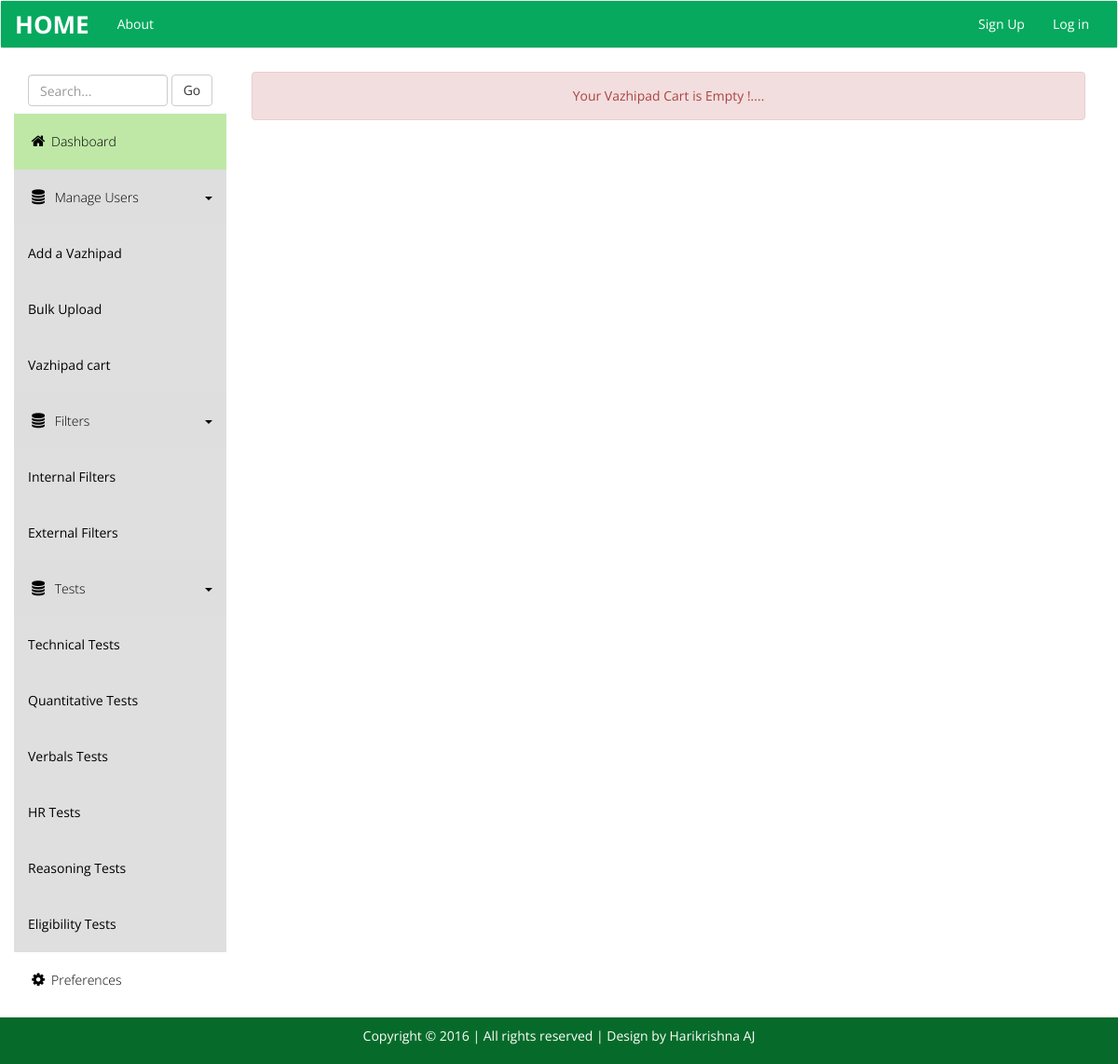
Page /register/list/ on the earlier database version.
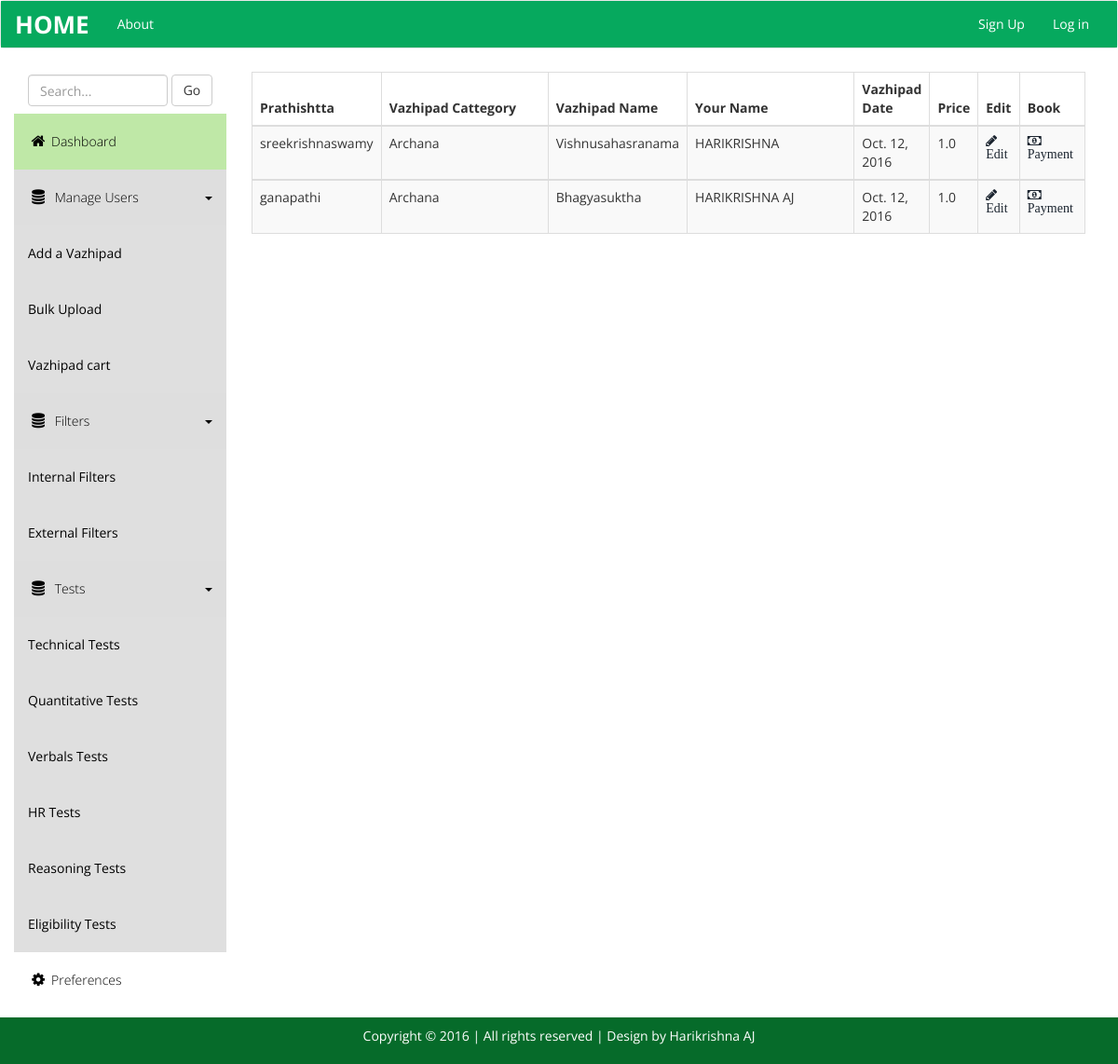
Same page on the later database version.
### registration/models.py (models this page shows)
class Student(models.Model):
    aums_id = models.CharField(_('Prathishtta'),  max_length=32, choices=Prathishtta, blank=False, unique=True,primary_key=True)
    name = models.CharField(_('Vazhipad cattegory'), max_length=32, choices=Vazhipad_cattegory,blank=True, null=True)
    curr_course = models.CharField(_('Vazhipad'), max_length=32,choices= Archana ,blank=True, null=True,
                                  validators=[RegexValidator(regex='^[A-Za-z]*$')])
    branch = models.CharField(_('Your Name'), max_length=32, blank=True, null=True)
    tenth_mark = models.DateField(_('Vazhipad Date'), null=True)
    twelth_mark = models.FloatField( _('Price'), blank=True, null=True)
    Objects = StudentManager()

### registration/views.py (the view)
class StudentListView(LoginRequiredMixin,ListView):
    template_name = 'register/cirstaff/list.html'
    def get_queryset(self):
        return Student.Objects.all()

### registration/templates/register/cirstaff/list.html
{% extends "static/base_dash.html" %}
{% load staticfiles %}
{% block body %}
<div class="container">
    <div class="templatemo-content-wrapper">
        <div class="templatemo-content">
  <div class="row">
      <div class="table-responsive">
          <table class="table table-bordered table-striped table-hover d">
              {% if object_list %}
              <thead>
                  <tr>
                        <th>Prathishtta</th>
                        <th style="width:180px">Vazhipad Cattegory</th>
                        <th>Vazhipad Name</th>
                        <th style="width:180px">Your Name</th>
                       <th>Vazhipad Date</th>
                        <th>Price</th>
                        <th>Edit</th>
                        <th>Book</th>
                  </tr>
              </thead>
              <tbody>
              {% for student in object_list %}
              <tr>
                    <td> {{ student.aums_id }} </td>
                    <td> {{ student.name }} </td>
                    <td> {{ student.curr_course }} </td>
                    <td> {{ student.branch }} </td>
                    <td> {{ student.tenth_mark }} </td>
                    <td> {{ student.twelth_mark }} </td>
                    <td><a href="{% url 'student_profile_update' student.aums_id %}"  ><i class="fa fa-pencil fa-pull-left"> Edit</i></a></td>
                    <td><a href="{% url 'student_profile_update' student.aums_id %}"  ><i class="fa fa-money fa-pull-left"> Payment</i></a></td>
              </tr>
              </tbody>
              {% endfor %}
              {% else %}
              <div class="alert alert-danger" style="text-align: center">
								 Your Vazhipad Cart is Empty !....
						 	</div>
              {% endif%}
          </table>
      </div>
  </div>
</div>
    </div>
    </div>
{% endblock body %}

### registration/templates/static/base_dash.html (shortened to what this page needs)
{% load staticfiles %}
<!DOCTYPE html>
<head>
  <link rel="stylesheet" href="{% static 'css/templatemo_main.css' %}">
  <link href="{% static 'css/bootstrap.css' %}" rel='stylesheet' type='text/css' />
</head>
<body>
<div class="page-wrap">
{% block navbar %}
	{% include 'static/navbar_top.html' %}
{% endblock navbar %}
<div class="template-page-wrapper">
      <div class="navbar-collapse collapse templatemo-sidebar">
        <ul class="templatemo-sidebar-menu">
          <li>
            <form class="navbar-form">
              <input type="text" class="form-control" id="templatemo_search_box" placeholder="Search...">
              <span class="btn btn-default">Go</span>
            </form>
          </li>
          <li class="active"><a href="{% url 'manage_students' %}"><i class="fa fa-home"></i>Dashboard</a></li>
          <li class="sub open">
            <a href="javascript:;">
              <i class="fa fa-database"></i> Manage Users <div class="pull-right"><span class="caret"></span></div>
            </a>
            <ul class="templatemo-submenu">
              <li><a href="{% url 'register_student' %}">Add a Vazhipad</a></li>
              <li><a href="{% url 'register_student_bulk' %}">Bulk Upload</a></li>
              <li><a href="{% url 'list' %}">Vazhipad cart</a></li>
            </ul>
          </li>
          <li class="sub open">
              <a href="javascript:;">
              <i class="fa fa-database"></i> Filters <div class="pull-right"><span class="caret"></span></div>
            </a>
            <ul class="templatemo-submenu">
              <li><a href="{% url 'register_student' %}">Internal Filters</a></li>
              <li><a href="{% url 'filter_external' %}">External Filters</a></li>
            </ul>
          </li>
          <li class="sub open">
              <a href="javascript:;">
              <i class="fa fa-database"></i> Tests <div class="pull-right"><span class="caret"></span></div>
            </a>
            <ul class="templatemo-submenu">
              <li><a href="{% url 'technical_test' %}">Technical Tests</a></li>
              <li><a href="{% url 'filter_external' %}">Quantitative Tests</a></li>
              <li><a href="{% url 'filter_external' %}">Verbals Tests</a></li>
              <li><a href="{% url 'filter_external' %}">HR Tests</a></li>
              <li><a href="{% url 'filter_external' %}">Reasoning Tests</a></li>
              <li><a href="{% url 'filter_external' %}">Eligibility Tests</a></li>
            </ul>
          </li>
          <li><a href="{% url 'preferences' %}"><i class="fa fa-cog"></i>Preferences</a></li>
          <li><a href="{% url 'logout' %}">Sign Out</a></li>
        </ul>
      </div>
    </div>
{% block body %}
{% endblock body %}
</div>
{% include 'static/fixed_footer.html' %}
</body>
</html>

### registration/templates/static/navbar_top.html (shortened to what this page needs)
{% load staticfiles %}
<nav class="navbar navbar-default " >
  <div class="container-fluid" style="background-color:	#06a95e;" >
    <div class="navbar-header">
      <a class="navbar-brand" href="/"><b>HOME</b></a>
    </div>
    <div class="collapse navbar-collapse" id="bs-example-navbar-collapse-1">
      <ul class="nav navbar-nav">
		  <li><a href="{% url 'about' %}">About</a></li>
      </ul>
      {% if user.is_anonymous %}
      <ul class="nav navbar-nav navbar-right">
        <li><a href="{% url 'register_user' %}">Sign Up</a></li>
		  <li><a href="{% url 'login' %}">Log in</a></li>
      </ul>
      {% endif %}
    </div>
  </div>
</nav>

### registration/templates/static/fixed_footer.html
<footer class="site-footer" style="background-color:#066b2a; position: fixed; width:100%; bottom:0;">
  <div class="container">
      <p>Copyright © 2016 | All rights reserved | Design by <a href="http://www.thinkfoss.com">Harikrishna AJ</a></p>
  </div>
</footer>

### media/css/templatemo_main.css (style rules this page uses)
* { font-family: 'Open Sans', sans-serif; }
body { background-color: rgb(235,235,235); }
.templatemo-content-wrapper { float: left; width: 100%; }
.templatemo-content { margin-left: 235px; margin-top: 0px; min-height: 600px; padding: 25px 20px 0 20px; background-color: white; overflow-x: hidden; }
#templatemo_search_box { width: 150px; display: inline-block; }
.navbar { margin-bottom: 0; border-radius: 0; }
.navbar-header { color: rgb(127,127,127); }
.templatemo-sidebar { padding: 0; margin-top: 20px; }
.templatemo-sidebar .templatemo-sidebar-menu { list-style: none; margin: 0; padding: 0; }
.templatemo-sidebar .templatemo-sidebar-menu > li { display: block; margin: 0; padding: 0; border: 0px; }
.templatemo-sidebar .templatemo-sidebar-menu > li > a { display: block; position: relative; margin: 0; border: 0px; padding: 20px 15px; text-decoration: none; font-size: 14px; font-weight: 300; }
.templatemo-sidebar-menu a { color: black; }
.templatemo-sidebar-menu li.sub .templatemo-submenu { display: none; }
.templatemo-sidebar-menu li.sub.open .templatemo-submenu { display: block; }
.templatemo-submenu { padding-left: 0; }
.templatemo-submenu li { list-style: none; background-color: #DFDFDF; }
.templatemo-submenu li a { display: block; padding: 20px 15px; margin: 0; }
.templatemo-sidebar-menu > li.sub.open > a { background-color: rgba(145,145,145,0.3); }
.templatemo-sidebar .templatemo-sidebar-menu >li.active, .templatemo-sidebar .templatemo-sidebar-menu>li>a:hover { background-color: rgb(191, 232, 167); }
.templatemo-sidebar .templatemo-sidebar-menu > li > a > i { font-size: 16px; top: 2px; margin-top: 1px; margin-left: 1px; margin-right: 4px; display: inline-block; width: 1.25em; text-align: center; }
.nav-pills>li>a, .nav-tabs>li>a, .alert, .progress, .panel, .btn, .panel-group .panel, .form-control, .modal-content, .breadcrumb { border-radius: 0; }
@media screen and (min-width: 992px) { .templatemo-sidebar { width: 235px; float: left; position: relative; margin-right: -100%; } }
* { margin :0; }
html, body { height: 100%; }
.page-wrap { min-height: 100%; margin-bottom: -50px; }
.page-wrap:after { content: ""; display: block; }
.site-footer, .page-wrap:after { height: 50px; }
.site-footer { background: #637f83; text-align: center; color: white; }
.site-footer .container { color: white; position: relative; top:50%; -webkit-transform: translateY(-50%); -ms-transform: translateY(-50%); transform: translateY(-50%); }
.site-footer a { color:#fff; }

Differences in the rows shown:
added Student: aums_id "sreekrishnaswamy", name "Archana", curr_course "Vishnusahasranama", branch "HARIKRISHNA", tenth_mark "Oct. 12, 2016", twelth_mark "1.0"
added Student: aums_id "ganapathi", name "Archana", curr_course "Bhagyasuktha", branch "HARIKRISHNA AJ", tenth_mark "Oct. 12, 2016", twelth_mark "1.0"
Other differences:
text no longer shown: "Your Vazhipad Cart is Empty !...."
text now shown: "Prathishtta Vazhipad Cattegory Vazhipad Name Your Name Vazhipad Date Price Edit Book"
